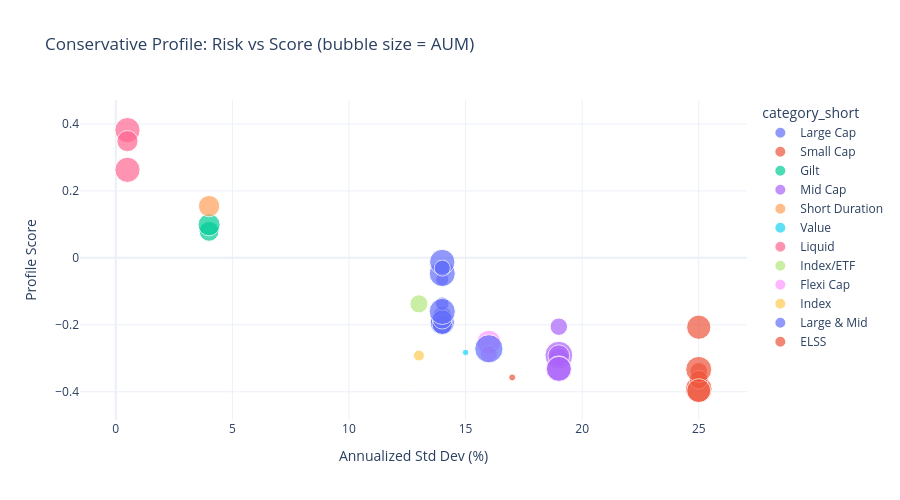
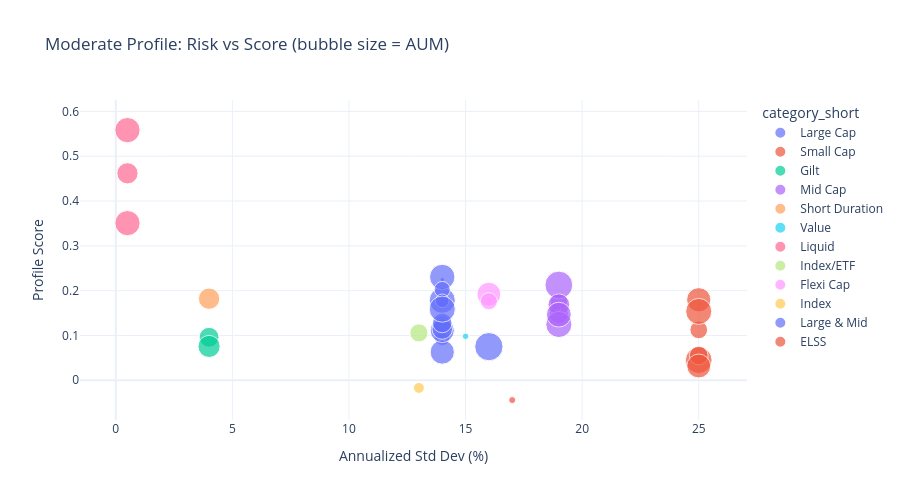
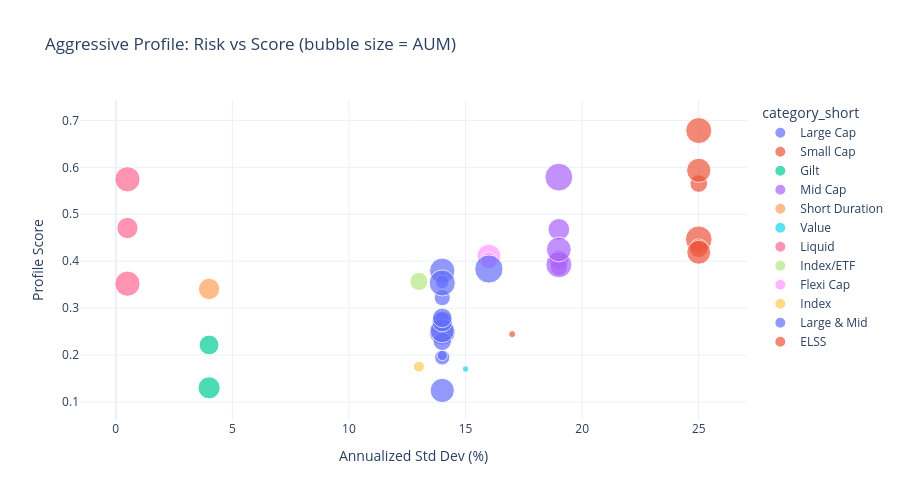

Notebook code cell kept with these figures, in order:
### Markdown cell above
#### Fund Recommender Key Insight

> **Aggressive profile favors Small Cap funds with high Sortino ratios.**  
> The Sortino ratio (which penalizes only downside volatility) better differentiates high-risk funds than Sharpe alone. Conservative profiles consistently favor Large Cap and Debt funds with low expense ratios, while the Moderate profile selects balanced funds with superior risk-adjusted returns across market cycles.

### Code cell
# ==================== Interactive Recommender (Plotly) ====================
if PLOTLY_AVAILABLE:
    # Prepare a long-form DataFrame for interactive scatter
    plot_df = score_df.copy()
    plot_df['category_short'] = plot_df['category'].apply(lambda x: x if len(x) < 15 else x[:12])

    for profile_name in profiles:
        fig = px.scatter(
            plot_df,
            x='std_dev_ann_pct',
            y=f'score_{profile_name}',
            size='aum_crore',
            color='category_short',
            hover_data=['scheme_name', 'return_3yr_pct', 'sharpe_ratio', 'sortino_ratio'],
            title=f'{profile_name} Profile: Risk vs Score (bubble size = AUM)',
            labels={'std_dev_ann_pct': 'Annualized Std Dev (%)', f'score_{profile_name}': 'Profile Score'},
            template='plotly_white',
            height=500,
        )
        fig.show()
else:
    print("Plotly not available; interactive charts skipped.")

### Figure 1 — Plotly figure (JSON) as saved in the notebook; plotly's stock layout.template omitted (floating-point values rounded to 4 significant figures)
{"data": [{"customdata": [["SBI Bluechip Fund - Regular Plan - Growth", 12.36, 0.88, 1.29], ["SBI Bluechip Fund - Direct Plan - Growth", 11.3, 0.81, 1.29], ["HDFC Top 100 Fund - Regular Plan - Growth", 14.84, 1.06, 1.7], ["HDFC Top 100 Fund - Direct Plan - Growth", 13.38, 0.96, 1.45], ["ICICI Pru Bluechip Fund - Regular - Growth", 11.54, 0.82, 1.12], ["ICICI Pru Bluechip Fund - Direct - Growth", 14.41, 1.03, 1.27], ["Nippon India Large Cap Fund - Regular - Growth", 14.0, 1.0, 1.68], ["Nippon India Large Cap Fund - Direct - Growth", 12.33, 0.88, 1.48], ["Kotak Bluechip Fund - Regular - Growth", 12.25, 0.87, 1.34], ["Axis Bluechip Fund - Regular - Growth", 11.84, 0.85, 1.25], ["Axis Bluechip Fund - Direct - Growth", 12.14, 0.87, 1.54], ["ABSL Frontline Equity Fund - Regular - Growth", 13.78, 0.98, 1.25], ["Mirae Asset Large Cap Fund - Regular - Growth", 14.81, 1.06, 1.66], ["DSP Top 100 Equity Fund - Regular - Growth", 12.82, 0.92, 1.63]], "hovertemplate": "category_short=Large Cap<br>Annualized Std Dev (%)=%{x}<br>Profile Score=%{y}<br>aum_crore=%{marker.size}<br>scheme_name=%{customdata[0]}<br>return_3yr_pct=%{customdata[1]}<br>sharpe_ratio=%{customdata[2]}<br>sortino_ratio=%{customdata[3]}<extra></extra>", "legendgroup": "Large Cap", "marker": {"color": "#636efa", "size": [14288, 1231, 6434, 10611, 36022, 41553, 20909, 39475, 35585, 25803, 15866, 23500, 11361, 41828], "sizemode": "area", "sizeref": 122.6, "symbol": "circle"}, "mode": "markers", "name": "Large Cap", "orientation": "v", "showlegend": true, "type": "scatter", "x": [14.0, 14.0, 14.0, 14.0, 14.0, 14.0, 14.0, 14.0, 14.0, 14.0, 14.0, 14.0, 14.0, 14.0], "xaxis": "x", "y": [-0.1936, -0.0091, -0.1851, -0.0646, -0.1945, -0.0471, -0.172, -0.0123, -0.1923, -0.1984, -0.0305, -0.1834, -0.1369, -0.16], "yaxis": "y"}, {"customdata": [["SBI Small Cap Fund - Regular Plan - Growth", 23.39, 0.94, 1.35], ["SBI Small Cap Fund - Direct Plan - Growth", 23.14, 0.93, 1.67], ["Nippon India Small Cap Fund - Regular - Growth", 20.15, 0.81, 1.14], ["Axis Small Cap Fund - Regular - Growth", 20.98, 0.84, 1.4], ["ABSL Small Cap Fund - Regular - Growth", 22.38, 0.9, 1.47], ["DSP Small Cap Fund - Regular - Growth", 20.08, 0.8, 1.23]], "hovertemplate": "category_short=Small Cap<br>Annualized Std Dev (%)=%{x}<br>Profile Score=%{y}<br>aum_crore=%{marker.size}<br>scheme_name=%{customdata[0]}<br>return_3yr_pct=%{customdata[1]}<br>sharpe_ratio=%{customdata[2]}<br>sortino_ratio=%{customdata[3]}<extra></extra>", "legendgroup": "Small Cap", "marker": {"color": "#EF553B", "size": [19259, 36061, 43630, 21545, 41613, 35124], "sizemode": "area", "sizeref": 122.6, "symbol": "circle"}, "mode": "markers", "name": "Small Cap", "orientation": "v", "showlegend": true, "type": "scatter", "x": [25.0, 25.0, 25.0, 25.0, 25.0, 25.0], "xaxis": "x", "y": [-0.339, -0.2072, -0.3915, -0.3639, -0.3332, -0.3965], "yaxis": "y"}, {"customdata": [["SBI Magnum Gilt Fund - Regular Plan - Growth", 6.07, 1.52, 2.11], ["Nippon India Gilt Securities Fund - Regular - Growth", 5.31, 1.33, 2.38]], "hovertemplate": "category_short=Gilt<br>Annualized Std Dev (%)=%{x}<br>Profile Score=%{y}<br>aum_crore=%{marker.size}<br>scheme_name=%{customdata[0]}<br>return_3yr_pct=%{customdata[1]}<br>sharpe_ratio=%{customdata[2]}<br>sortino_ratio=%{customdata[3]}<extra></extra>", "legendgroup": "Gilt", "marker": {"color": "#00cc96", "size": [24101, 30030], "sizemode": "area", "sizeref": 122.6, "symbol": "circle"}, "mode": "markers", "name": "Gilt", "orientation": "v", "showlegend": true, "type": "scatter", "x": [4.0, 4.0], "xaxis": "x", "y": [0.0791, 0.0988], "yaxis": "y"}, {"customdata": [["HDFC Mid-Cap Opportunities Fund - Regular - Growth", 16.58, 0.87, 1.44], ["HDFC Mid-Cap Opportunities Fund - Direct - Growth", 15.29, 0.8, 1.38], ["ICICI Pru Midcap Fund - Regular - Growth", 18.08, 0.95, 1.45], ["Kotak Emerging Equity Fund - Regular - Growth", 18.23, 0.96, 1.27], ["Axis Midcap Fund - Regular - Growth", 15.18, 0.8, 1.18], ["UTI Mid Cap Fund - Regular - Growth", 15.61, 0.82, 1.21], ["DSP Midcap Fund - Regular - Growth", 17.16, 0.9, 1.5]], "hovertemplate": "category_short=Mid Cap<br>Annualized Std Dev (%)=%{x}<br>Profile Score=%{y}<br>aum_crore=%{marker.size}<br>scheme_name=%{customdata[0]}<br>return_3yr_pct=%{customdata[1]}<br>sharpe_ratio=%{customdata[2]}<br>sortino_ratio=%{customdata[3]}<extra></extra>", "legendgroup": "Mid Cap", "marker": {"color": "#ab63fa", "size": [23185, 18792, 979, 47469, 28996, 41728, 37835], "sizemode": "area", "sizeref": 122.6, "symbol": "circle"}, "mode": "markers", "name": "Mid Cap", "orientation": "v", "showlegend": true, "type": "scatter", "x": [19.0, 19.0, 19.0, 19.0, 19.0, 19.0, 19.0], "xaxis": "x", "y": [-0.2996, -0.2055, -0.2883, -0.2907, -0.2922, -0.3316, -0.3314], "yaxis": "y"}, {"customdata": [["HDFC Short Term Debt Fund - Regular - Growth", 7.37, 1.84, 2.79]], "hovertemplate": "category_short=Short Duration<br>Annualized Std Dev (%)=%{x}<br>Profile Score=%{y}<br>aum_crore=%{marker.size}<br>scheme_name=%{customdata[0]}<br>return_3yr_pct=%{customdata[1]}<br>sharpe_ratio=%{customdata[2]}<br>sortino_ratio=%{customdata[3]}<extra></extra>", "legendgroup": "Short Duration", "marker": {"color": "#FFA15A", "size": [27953], "sizemode": "area", "sizeref": 122.6, "symbol": "circle"}, "mode": "markers", "name": "Short Duration", "orientation": "v", "showlegend": true, "type": "scatter", "x": [4.0], "xaxis": "x", "y": [0.1546], "yaxis": "y"}, {"customdata": [["ICICI Pru Value Discovery Fund - Regular - Growth", 14.76, 0.98, 1.5]], "hovertemplate": "category_short=Value<br>Annualized Std Dev (%)=%{x}<br>Profile Score=%{y}<br>aum_crore=%{marker.size}<br>scheme_name=%{customdata[0]}<br>return_3yr_pct=%{customdata[1]}<br>sharpe_ratio=%{customdata[2]}<br>sortino_ratio=%{customdata[3]}<extra></extra>", "legendgroup": "Value", "marker": {"color": "#19d3f3", "size": [2571], "sizemode": "area", "sizeref": 122.6, "symbol": "circle"}, "mode": "markers", "name": "Value", "orientation": "v", "showlegend": true, "type": "scatter", "x": [15.0], "xaxis": "x", "y": [-0.2824], "yaxis": "y"}, {"customdata": [["ICICI Pru Liquid Fund - Regular - Growth", 7.68, 7.68, 10.37], ["Kotak Liquid Fund - Regular - Growth", 6.18, 6.18, 9.7], ["ABSL Liquid Fund - Regular - Growth", 5.14, 5.14, 8.76]], "hovertemplate": "category_short=Liquid<br>Annualized Std Dev (%)=%{x}<br>Profile Score=%{y}<br>aum_crore=%{marker.size}<br>scheme_name=%{customdata[0]}<br>return_3yr_pct=%{customdata[1]}<br>sharpe_ratio=%{customdata[2]}<br>sortino_ratio=%{customdata[3]}<extra></extra>", "legendgroup": "Liquid", "marker": {"color": "#FF6692", "size": [39116, 27623, 38995], "sizemode": "area", "sizeref": 122.6, "symbol": "circle"}, "mode": "markers", "name": "Liquid", "orientation": "v", "showlegend": true, "type": "scatter", "x": [0.5, 0.5, 0.5], "xaxis": "x", "y": [0.3815, 0.3487, 0.263], "yaxis": "y"}, {"customdata": [["Nippon India ETF Nifty 50 BeES", 11.77, 0.91, 1.24]], "hovertemplate": "category_short=Index/ETF<br>Annualized Std Dev (%)=%{x}<br>Profile Score=%{y}<br>aum_crore=%{marker.size}<br>scheme_name=%{customdata[0]}<br>return_3yr_pct=%{customdata[1]}<br>sharpe_ratio=%{customdata[2]}<br>sortino_ratio=%{customdata[3]}<extra></extra>", "legendgroup": "Index/ETF", "marker": {"color": "#B6E880", "size": [20284], "sizemode": "area", "sizeref": 122.6, "symbol": "circle"}, "mode": "markers", "name": "Index/ETF", "orientation": "v", "showlegend": true, "type": "scatter", "x": [13.0], "xaxis": "x", "y": [-0.1374], "yaxis": "y"}, {"customdata": [["Kotak Flexicap Fund - Regular - Growth", 15.65, 0.98, 1.57], ["UTI Flexi Cap Fund - Regular - Growth", 15.34, 0.96, 1.37]], "hovertemplate": "category_short=Flexi Cap<br>Annualized Std Dev (%)=%{x}<br>Profile Score=%{y}<br>aum_crore=%{marker.size}<br>scheme_name=%{customdata[0]}<br>return_3yr_pct=%{customdata[1]}<br>sharpe_ratio=%{customdata[2]}<br>sortino_ratio=%{customdata[3]}<extra></extra>", "legendgroup": "Flexi Cap", "marker": {"color": "#FF97FF", "size": [35012, 17912], "sizemode": "area", "sizeref": 122.6, "symbol": "circle"}, "mode": "markers", "name": "Flexi Cap", "orientation": "v", "showlegend": true, "type": "scatter", "x": [16.0, 16.0], "xaxis": "x", "y": [-0.2517, -0.2867], "yaxis": "y"}, {"customdata": [["UTI Nifty 50 Index Fund - Regular - Growth", 12.1, 0.93, 1.29]], "hovertemplate": "category_short=Index<br>Annualized Std Dev (%)=%{x}<br>Profile Score=%{y}<br>aum_crore=%{marker.size}<br>scheme_name=%{customdata[0]}<br>return_3yr_pct=%{customdata[1]}<br>sharpe_ratio=%{customdata[2]}<br>sortino_ratio=%{customdata[3]}<extra></extra>", "legendgroup": "Index", "marker": {"color": "#FECB52", "size": [7350], "sizemode": "area", "sizeref": 122.6, "symbol": "circle"}, "mode": "markers", "name": "Index", "orientation": "v", "showlegend": true, "type": "scatter", "x": [13.0], "xaxis": "x", "y": [-0.2917], "yaxis": "y"}, {"customdata": [["Mirae Asset Emerging Bluechip Fund - Regular - Growth", 14.56, 0.91, 1.55]], "hovertemplate": "category_short=Large & Mid <br>Annualized Std Dev (%)=%{x}<br>Profile Score=%{y}<br>aum_crore=%{marker.size}<br>scheme_name=%{customdata[0]}<br>return_3yr_pct=%{customdata[1]}<br>sharpe_ratio=%{customdata[2]}<br>sortino_ratio=%{customdata[3]}<extra></extra>", "legendgroup": "Large & Mid ", "marker": {"color": "#636efa", "size": [49046], "sizemode": "area", "sizeref": 122.6, "symbol": "circle"}, "mode": "markers", "name": "Large & Mid ", "orientation": "v", "showlegend": true, "type": "scatter", "x": [16.0], "xaxis": "x", "y": [-0.2715], "yaxis": "y"}, {"customdata": [["Mirae Asset Tax Saver Fund - Regular - Growth", 13.58, 0.8, 1.03]], "hovertemplate": "category_short=ELSS<br>Annualized Std Dev (%)=%{x}<br>Profile Score=%{y}<br>aum_crore=%{marker.size}<br>scheme_name=%{customdata[0]}<br>return_3yr_pct=%{customdata[1]}<br>sharpe_ratio=%{customdata[2]}<br>sortino_ratio=%{customdata[3]}<extra></extra>", "legendgroup": "ELSS", "marker": {"color": "#EF553B", "size": [2989], "sizemode": "area", "sizeref": 122.6, "symbol": "circle"}, "mode": "markers", "name": "ELSS", "orientation": "v", "showlegend": true, "type": "scatter", "x": [17.0], "xaxis": "x", "y": [-0.3571], "yaxis": "y"}], "layout": {"height": 500, "legend": {"itemsizing": "constant", "title": {"text": "category_short"}, "tracegroupgap": 0}, "title": {"text": "Conservative Profile: Risk vs Score (bubble size = AUM)"}, "xaxis": {"anchor": "y", "domain": [0.0, 1.0], "title": {"text": "Annualized Std Dev (%)"}}, "yaxis": {"anchor": "x", "domain": [0.0, 1.0], "title": {"text": "Profile Score"}}}}

### Figure 2 — Plotly figure (JSON) as saved in the notebook; plotly's stock layout.template omitted (floating-point values rounded to 4 significant figures)
{"data": [{"customdata": [["SBI Bluechip Fund - Regular Plan - Growth", 12.36, 0.88, 1.29], ["SBI Bluechip Fund - Direct Plan - Growth", 11.3, 0.81, 1.29], ["HDFC Top 100 Fund - Regular Plan - Growth", 14.84, 1.06, 1.7], ["HDFC Top 100 Fund - Direct Plan - Growth", 13.38, 0.96, 1.45], ["ICICI Pru Bluechip Fund - Regular - Growth", 11.54, 0.82, 1.12], ["ICICI Pru Bluechip Fund - Direct - Growth", 14.41, 1.03, 1.27], ["Nippon India Large Cap Fund - Regular - Growth", 14.0, 1.0, 1.68], ["Nippon India Large Cap Fund - Direct - Growth", 12.33, 0.88, 1.48], ["Kotak Bluechip Fund - Regular - Growth", 12.25, 0.87, 1.34], ["Axis Bluechip Fund - Regular - Growth", 11.84, 0.85, 1.25], ["Axis Bluechip Fund - Direct - Growth", 12.14, 0.87, 1.54], ["ABSL Frontline Equity Fund - Regular - Growth", 13.78, 0.98, 1.25], ["Mirae Asset Large Cap Fund - Regular - Growth", 14.81, 1.06, 1.66], ["DSP Top 100 Equity Fund - Regular - Growth", 12.82, 0.92, 1.63]], "hovertemplate": "category_short=Large Cap<br>Annualized Std Dev (%)=%{x}<br>Profile Score=%{y}<br>aum_crore=%{marker.size}<br>scheme_name=%{customdata[0]}<br>return_3yr_pct=%{customdata[1]}<br>sharpe_ratio=%{customdata[2]}<br>sortino_ratio=%{customdata[3]}<extra></extra>", "legendgroup": "Large Cap", "marker": {"color": "#636efa", "size": [14288, 1231, 6434, 10611, 36022, 41553, 20909, 39475, 35585, 25803, 15866, 23500, 11361, 41828], "sizemode": "area", "sizeref": 122.6, "symbol": "circle"}, "mode": "markers", "name": "Large Cap", "orientation": "v", "showlegend": true, "type": "scatter", "x": [14.0, 14.0, 14.0, 14.0, 14.0, 14.0, 14.0, 14.0, 14.0, 14.0, 14.0, 14.0, 14.0, 14.0], "xaxis": "x", "y": [0.0947, 0.2243, 0.1054, 0.1784, 0.063, 0.1785, 0.1231, 0.2306, 0.1111, 0.1143, 0.2027, 0.1279, 0.1773, 0.1588], "yaxis": "y"}, {"customdata": [["SBI Small Cap Fund - Regular Plan - Growth", 23.39, 0.94, 1.35], ["SBI Small Cap Fund - Direct Plan - Growth", 23.14, 0.93, 1.67], ["Nippon India Small Cap Fund - Regular - Growth", 20.15, 0.81, 1.14], ["Axis Small Cap Fund - Regular - Growth", 20.98, 0.84, 1.4], ["ABSL Small Cap Fund - Regular - Growth", 22.38, 0.9, 1.47], ["DSP Small Cap Fund - Regular - Growth", 20.08, 0.8, 1.23]], "hovertemplate": "category_short=Small Cap<br>Annualized Std Dev (%)=%{x}<br>Profile Score=%{y}<br>aum_crore=%{marker.size}<br>scheme_name=%{customdata[0]}<br>return_3yr_pct=%{customdata[1]}<br>sharpe_ratio=%{customdata[2]}<br>sortino_ratio=%{customdata[3]}<extra></extra>", "legendgroup": "Small Cap", "marker": {"color": "#EF553B", "size": [19259, 36061, 43630, 21545, 41613, 35124], "sizemode": "area", "sizeref": 122.6, "symbol": "circle"}, "mode": "markers", "name": "Small Cap", "orientation": "v", "showlegend": true, "type": "scatter", "x": [25.0, 25.0, 25.0, 25.0, 25.0, 25.0], "xaxis": "x", "y": [0.1125, 0.1797, 0.0449, 0.0553, 0.1537, 0.0319], "yaxis": "y"}, {"customdata": [["SBI Magnum Gilt Fund - Regular Plan - Growth", 6.07, 1.52, 2.11], ["Nippon India Gilt Securities Fund - Regular - Growth", 5.31, 1.33, 2.38]], "hovertemplate": "category_short=Gilt<br>Annualized Std Dev (%)=%{x}<br>Profile Score=%{y}<br>aum_crore=%{marker.size}<br>scheme_name=%{customdata[0]}<br>return_3yr_pct=%{customdata[1]}<br>sharpe_ratio=%{customdata[2]}<br>sortino_ratio=%{customdata[3]}<extra></extra>", "legendgroup": "Gilt", "marker": {"color": "#00cc96", "size": [24101, 30030], "sizemode": "area", "sizeref": 122.6, "symbol": "circle"}, "mode": "markers", "name": "Gilt", "orientation": "v", "showlegend": true, "type": "scatter", "x": [4.0, 4.0], "xaxis": "x", "y": [0.0961, 0.0756], "yaxis": "y"}, {"customdata": [["HDFC Mid-Cap Opportunities Fund - Regular - Growth", 16.58, 0.87, 1.44], ["HDFC Mid-Cap Opportunities Fund - Direct - Growth", 15.29, 0.8, 1.38], ["ICICI Pru Midcap Fund - Regular - Growth", 18.08, 0.95, 1.45], ["Kotak Emerging Equity Fund - Regular - Growth", 18.23, 0.96, 1.27], ["Axis Midcap Fund - Regular - Growth", 15.18, 0.8, 1.18], ["UTI Mid Cap Fund - Regular - Growth", 15.61, 0.82, 1.21], ["DSP Midcap Fund - Regular - Growth", 17.16, 0.9, 1.5]], "hovertemplate": "category_short=Mid Cap<br>Annualized Std Dev (%)=%{x}<br>Profile Score=%{y}<br>aum_crore=%{marker.size}<br>scheme_name=%{customdata[0]}<br>return_3yr_pct=%{customdata[1]}<br>sharpe_ratio=%{customdata[2]}<br>sortino_ratio=%{customdata[3]}<extra></extra>", "legendgroup": "Mid Cap", "marker": {"color": "#ab63fa", "size": [23185, 18792, 979, 47469, 28996, 41728, 37835], "sizemode": "area", "sizeref": 122.6, "symbol": "circle"}, "mode": "markers", "name": "Mid Cap", "orientation": "v", "showlegend": true, "type": "scatter", "x": [19.0, 19.0, 19.0, 19.0, 19.0, 19.0, 19.0], "xaxis": "x", "y": [0.1487, 0.1757, 0.1616, 0.2126, 0.1687, 0.1245, 0.1465], "yaxis": "y"}, {"customdata": [["HDFC Short Term Debt Fund - Regular - Growth", 7.37, 1.84, 2.79]], "hovertemplate": "category_short=Short Duration<br>Annualized Std Dev (%)=%{x}<br>Profile Score=%{y}<br>aum_crore=%{marker.size}<br>scheme_name=%{customdata[0]}<br>return_3yr_pct=%{customdata[1]}<br>sharpe_ratio=%{customdata[2]}<br>sortino_ratio=%{customdata[3]}<extra></extra>", "legendgroup": "Short Duration", "marker": {"color": "#FFA15A", "size": [27953], "sizemode": "area", "sizeref": 122.6, "symbol": "circle"}, "mode": "markers", "name": "Short Duration", "orientation": "v", "showlegend": true, "type": "scatter", "x": [4.0], "xaxis": "x", "y": [0.1821], "yaxis": "y"}, {"customdata": [["ICICI Pru Value Discovery Fund - Regular - Growth", 14.76, 0.98, 1.5]], "hovertemplate": "category_short=Value<br>Annualized Std Dev (%)=%{x}<br>Profile Score=%{y}<br>aum_crore=%{marker.size}<br>scheme_name=%{customdata[0]}<br>return_3yr_pct=%{customdata[1]}<br>sharpe_ratio=%{customdata[2]}<br>sortino_ratio=%{customdata[3]}<extra></extra>", "legendgroup": "Value", "marker": {"color": "#19d3f3", "size": [2571], "sizemode": "area", "sizeref": 122.6, "symbol": "circle"}, "mode": "markers", "name": "Value", "orientation": "v", "showlegend": true, "type": "scatter", "x": [15.0], "xaxis": "x", "y": [0.0981], "yaxis": "y"}, {"customdata": [["ICICI Pru Liquid Fund - Regular - Growth", 7.68, 7.68, 10.37], ["Kotak Liquid Fund - Regular - Growth", 6.18, 6.18, 9.7], ["ABSL Liquid Fund - Regular - Growth", 5.14, 5.14, 8.76]], "hovertemplate": "category_short=Liquid<br>Annualized Std Dev (%)=%{x}<br>Profile Score=%{y}<br>aum_crore=%{marker.size}<br>scheme_name=%{customdata[0]}<br>return_3yr_pct=%{customdata[1]}<br>sharpe_ratio=%{customdata[2]}<br>sortino_ratio=%{customdata[3]}<extra></extra>", "legendgroup": "Liquid", "marker": {"color": "#FF6692", "size": [39116, 27623, 38995], "sizemode": "area", "sizeref": 122.6, "symbol": "circle"}, "mode": "markers", "name": "Liquid", "orientation": "v", "showlegend": true, "type": "scatter", "x": [0.5, 0.5, 0.5], "xaxis": "x", "y": [0.5583, 0.4619, 0.3507], "yaxis": "y"}, {"customdata": [["Nippon India ETF Nifty 50 BeES", 11.77, 0.91, 1.24]], "hovertemplate": "category_short=Index/ETF<br>Annualized Std Dev (%)=%{x}<br>Profile Score=%{y}<br>aum_crore=%{marker.size}<br>scheme_name=%{customdata[0]}<br>return_3yr_pct=%{customdata[1]}<br>sharpe_ratio=%{customdata[2]}<br>sortino_ratio=%{customdata[3]}<extra></extra>", "legendgroup": "Index/ETF", "marker": {"color": "#B6E880", "size": [20284], "sizemode": "area", "sizeref": 122.6, "symbol": "circle"}, "mode": "markers", "name": "Index/ETF", "orientation": "v", "showlegend": true, "type": "scatter", "x": [13.0], "xaxis": "x", "y": [0.1057], "yaxis": "y"}, {"customdata": [["Kotak Flexicap Fund - Regular - Growth", 15.65, 0.98, 1.57], ["UTI Flexi Cap Fund - Regular - Growth", 15.34, 0.96, 1.37]], "hovertemplate": "category_short=Flexi Cap<br>Annualized Std Dev (%)=%{x}<br>Profile Score=%{y}<br>aum_crore=%{marker.size}<br>scheme_name=%{customdata[0]}<br>return_3yr_pct=%{customdata[1]}<br>sharpe_ratio=%{customdata[2]}<br>sortino_ratio=%{customdata[3]}<extra></extra>", "legendgroup": "Flexi Cap", "marker": {"color": "#FF97FF", "size": [35012, 17912], "sizemode": "area", "sizeref": 122.6, "symbol": "circle"}, "mode": "markers", "name": "Flexi Cap", "orientation": "v", "showlegend": true, "type": "scatter", "x": [16.0, 16.0], "xaxis": "x", "y": [0.1922, 0.1764], "yaxis": "y"}, {"customdata": [["UTI Nifty 50 Index Fund - Regular - Growth", 12.1, 0.93, 1.29]], "hovertemplate": "category_short=Index<br>Annualized Std Dev (%)=%{x}<br>Profile Score=%{y}<br>aum_crore=%{marker.size}<br>scheme_name=%{customdata[0]}<br>return_3yr_pct=%{customdata[1]}<br>sharpe_ratio=%{customdata[2]}<br>sortino_ratio=%{customdata[3]}<extra></extra>", "legendgroup": "Index", "marker": {"color": "#FECB52", "size": [7350], "sizemode": "area", "sizeref": 122.6, "symbol": "circle"}, "mode": "markers", "name": "Index", "orientation": "v", "showlegend": true, "type": "scatter", "x": [13.0], "xaxis": "x", "y": [-0.017], "yaxis": "y"}, {"customdata": [["Mirae Asset Emerging Bluechip Fund - Regular - Growth", 14.56, 0.91, 1.55]], "hovertemplate": "category_short=Large & Mid <br>Annualized Std Dev (%)=%{x}<br>Profile Score=%{y}<br>aum_crore=%{marker.size}<br>scheme_name=%{customdata[0]}<br>return_3yr_pct=%{customdata[1]}<br>sharpe_ratio=%{customdata[2]}<br>sortino_ratio=%{customdata[3]}<extra></extra>", "legendgroup": "Large & Mid ", "marker": {"color": "#636efa", "size": [49046], "sizemode": "area", "sizeref": 122.6, "symbol": "circle"}, "mode": "markers", "name": "Large & Mid ", "orientation": "v", "showlegend": true, "type": "scatter", "x": [16.0], "xaxis": "x", "y": [0.0751], "yaxis": "y"}, {"customdata": [["Mirae Asset Tax Saver Fund - Regular - Growth", 13.58, 0.8, 1.03]], "hovertemplate": "category_short=ELSS<br>Annualized Std Dev (%)=%{x}<br>Profile Score=%{y}<br>aum_crore=%{marker.size}<br>scheme_name=%{customdata[0]}<br>return_3yr_pct=%{customdata[1]}<br>sharpe_ratio=%{customdata[2]}<br>sortino_ratio=%{customdata[3]}<extra></extra>", "legendgroup": "ELSS", "marker": {"color": "#EF553B", "size": [2989], "sizemode": "area", "sizeref": 122.6, "symbol": "circle"}, "mode": "markers", "name": "ELSS", "orientation": "v", "showlegend": true, "type": "scatter", "x": [17.0], "xaxis": "x", "y": [-0.0442], "yaxis": "y"}], "layout": {"height": 500, "legend": {"itemsizing": "constant", "title": {"text": "category_short"}, "tracegroupgap": 0}, "title": {"text": "Moderate Profile: Risk vs Score (bubble size = AUM)"}, "xaxis": {"anchor": "y", "domain": [0.0, 1.0], "title": {"text": "Annualized Std Dev (%)"}}, "yaxis": {"anchor": "x", "domain": [0.0, 1.0], "title": {"text": "Profile Score"}}}}

### Figure 3 — Plotly figure (JSON) as saved in the notebook; plotly's stock layout.template omitted (floating-point values rounded to 4 significant figures)
{"data": [{"customdata": [["SBI Bluechip Fund - Regular Plan - Growth", 12.36, 0.88, 1.29], ["SBI Bluechip Fund - Direct Plan - Growth", 11.3, 0.81, 1.29], ["HDFC Top 100 Fund - Regular Plan - Growth", 14.84, 1.06, 1.7], ["HDFC Top 100 Fund - Direct Plan - Growth", 13.38, 0.96, 1.45], ["ICICI Pru Bluechip Fund - Regular - Growth", 11.54, 0.82, 1.12], ["ICICI Pru Bluechip Fund - Direct - Growth", 14.41, 1.03, 1.27], ["Nippon India Large Cap Fund - Regular - Growth", 14.0, 1.0, 1.68], ["Nippon India Large Cap Fund - Direct - Growth", 12.33, 0.88, 1.48], ["Kotak Bluechip Fund - Regular - Growth", 12.25, 0.87, 1.34], ["Axis Bluechip Fund - Regular - Growth", 11.84, 0.85, 1.25], ["Axis Bluechip Fund - Direct - Growth", 12.14, 0.87, 1.54], ["ABSL Frontline Equity Fund - Regular - Growth", 13.78, 0.98, 1.25], ["Mirae Asset Large Cap Fund - Regular - Growth", 14.81, 1.06, 1.66], ["DSP Top 100 Equity Fund - Regular - Growth", 12.82, 0.92, 1.63]], "hovertemplate": "category_short=Large Cap<br>Annualized Std Dev (%)=%{x}<br>Profile Score=%{y}<br>aum_crore=%{marker.size}<br>scheme_name=%{customdata[0]}<br>return_3yr_pct=%{customdata[1]}<br>sharpe_ratio=%{customdata[2]}<br>sortino_ratio=%{customdata[3]}<extra></extra>", "legendgroup": "Large Cap", "marker": {"color": "#636efa", "size": [14288, 1231, 6434, 10611, 36022, 41553, 20909, 39475, 35585, 25803, 15866, 23500, 11361, 41828], "sizemode": "area", "sizeref": 122.6, "symbol": "circle"}, "mode": "markers", "name": "Large Cap", "orientation": "v", "showlegend": true, "type": "scatter", "x": [14.0, 14.0, 14.0, 14.0, 14.0, 14.0, 14.0, 14.0, 14.0, 14.0, 14.0, 14.0, 14.0, 14.0], "xaxis": "x", "y": [0.1951, 0.3729, 0.1991, 0.2784, 0.1247, 0.2489, 0.2294, 0.3797, 0.2518, 0.2714, 0.3223, 0.2793, 0.356, 0.3537], "yaxis": "y"}, {"customdata": [["SBI Small Cap Fund - Regular Plan - Growth", 23.39, 0.94, 1.35], ["SBI Small Cap Fund - Direct Plan - Growth", 23.14, 0.93, 1.67], ["Nippon India Small Cap Fund - Regular - Growth", 20.15, 0.81, 1.14], ["Axis Small Cap Fund - Regular - Growth", 20.98, 0.84, 1.4], ["ABSL Small Cap Fund - Regular - Growth", 22.38, 0.9, 1.47], ["DSP Small Cap Fund - Regular - Growth", 20.08, 0.8, 1.23]], "hovertemplate": "category_short=Small Cap<br>Annualized Std Dev (%)=%{x}<br>Profile Score=%{y}<br>aum_crore=%{marker.size}<br>scheme_name=%{customdata[0]}<br>return_3yr_pct=%{customdata[1]}<br>sharpe_ratio=%{customdata[2]}<br>sortino_ratio=%{customdata[3]}<extra></extra>", "legendgroup": "Small Cap", "marker": {"color": "#EF553B", "size": [19259, 36061, 43630, 21545, 41613, 35124], "sizemode": "area", "sizeref": 122.6, "symbol": "circle"}, "mode": "markers", "name": "Small Cap", "orientation": "v", "showlegend": true, "type": "scatter", "x": [25.0, 25.0, 25.0, 25.0, 25.0, 25.0], "xaxis": "x", "y": [0.5654, 0.5936, 0.4468, 0.4278, 0.6783, 0.419], "yaxis": "y"}, {"customdata": [["SBI Magnum Gilt Fund - Regular Plan - Growth", 6.07, 1.52, 2.11], ["Nippon India Gilt Securities Fund - Regular - Growth", 5.31, 1.33, 2.38]], "hovertemplate": "category_short=Gilt<br>Annualized Std Dev (%)=%{x}<br>Profile Score=%{y}<br>aum_crore=%{marker.size}<br>scheme_name=%{customdata[0]}<br>return_3yr_pct=%{customdata[1]}<br>sharpe_ratio=%{customdata[2]}<br>sortino_ratio=%{customdata[3]}<extra></extra>", "legendgroup": "Gilt", "marker": {"color": "#00cc96", "size": [24101, 30030], "sizemode": "area", "sizeref": 122.6, "symbol": "circle"}, "mode": "markers", "name": "Gilt", "orientation": "v", "showlegend": true, "type": "scatter", "x": [4.0, 4.0], "xaxis": "x", "y": [0.2216, 0.1303], "yaxis": "y"}, {"customdata": [["HDFC Mid-Cap Opportunities Fund - Regular - Growth", 16.58, 0.87, 1.44], ["HDFC Mid-Cap Opportunities Fund - Direct - Growth", 15.29, 0.8, 1.38], ["ICICI Pru Midcap Fund - Regular - Growth", 18.08, 0.95, 1.45], ["Kotak Emerging Equity Fund - Regular - Growth", 18.23, 0.96, 1.27], ["Axis Midcap Fund - Regular - Growth", 15.18, 0.8, 1.18], ["UTI Mid Cap Fund - Regular - Growth", 15.61, 0.82, 1.21], ["DSP Midcap Fund - Regular - Growth", 17.16, 0.9, 1.5]], "hovertemplate": "category_short=Mid Cap<br>Annualized Std Dev (%)=%{x}<br>Profile Score=%{y}<br>aum_crore=%{marker.size}<br>scheme_name=%{customdata[0]}<br>return_3yr_pct=%{customdata[1]}<br>sharpe_ratio=%{customdata[2]}<br>sortino_ratio=%{customdata[3]}<extra></extra>", "legendgroup": "Mid Cap", "marker": {"color": "#ab63fa", "size": [23185, 18792, 979, 47469, 28996, 41728, 37835], "sizemode": "area", "sizeref": 122.6, "symbol": "circle"}, "mode": "markers", "name": "Mid Cap", "orientation": "v", "showlegend": true, "type": "scatter", "x": [19.0, 19.0, 19.0, 19.0, 19.0, 19.0, 19.0], "xaxis": "x", "y": [0.4034, 0.3874, 0.4149, 0.5791, 0.4678, 0.3924, 0.4251], "yaxis": "y"}, {"customdata": [["HDFC Short Term Debt Fund - Regular - Growth", 7.37, 1.84, 2.79]], "hovertemplate": "category_short=Short Duration<br>Annualized Std Dev (%)=%{x}<br>Profile Score=%{y}<br>aum_crore=%{marker.size}<br>scheme_name=%{customdata[0]}<br>return_3yr_pct=%{customdata[1]}<br>sharpe_ratio=%{customdata[2]}<br>sortino_ratio=%{customdata[3]}<extra></extra>", "legendgroup": "Short Duration", "marker": {"color": "#FFA15A", "size": [27953], "sizemode": "area", "sizeref": 122.6, "symbol": "circle"}, "mode": "markers", "name": "Short Duration", "orientation": "v", "showlegend": true, "type": "scatter", "x": [4.0], "xaxis": "x", "y": [0.3409], "yaxis": "y"}, {"customdata": [["ICICI Pru Value Discovery Fund - Regular - Growth", 14.76, 0.98, 1.5]], "hovertemplate": "category_short=Value<br>Annualized Std Dev (%)=%{x}<br>Profile Score=%{y}<br>aum_crore=%{marker.size}<br>scheme_name=%{customdata[0]}<br>return_3yr_pct=%{customdata[1]}<br>sharpe_ratio=%{customdata[2]}<br>sortino_ratio=%{customdata[3]}<extra></extra>", "legendgroup": "Value", "marker": {"color": "#19d3f3", "size": [2571], "sizemode": "area", "sizeref": 122.6, "symbol": "circle"}, "mode": "markers", "name": "Value", "orientation": "v", "showlegend": true, "type": "scatter", "x": [15.0], "xaxis": "x", "y": [0.1704], "yaxis": "y"}, {"customdata": [["ICICI Pru Liquid Fund - Regular - Growth", 7.68, 7.68, 10.37], ["Kotak Liquid Fund - Regular - Growth", 6.18, 6.18, 9.7], ["ABSL Liquid Fund - Regular - Growth", 5.14, 5.14, 8.76]], "hovertemplate": "category_short=Liquid<br>Annualized Std Dev (%)=%{x}<br>Profile Score=%{y}<br>aum_crore=%{marker.size}<br>scheme_name=%{customdata[0]}<br>return_3yr_pct=%{customdata[1]}<br>sharpe_ratio=%{customdata[2]}<br>sortino_ratio=%{customdata[3]}<extra></extra>", "legendgroup": "Liquid", "marker": {"color": "#FF6692", "size": [39116, 27623, 38995], "sizemode": "area", "sizeref": 122.6, "symbol": "circle"}, "mode": "markers", "name": "Liquid", "orientation": "v", "showlegend": true, "type": "scatter", "x": [0.5, 0.5, 0.5], "xaxis": "x", "y": [0.5745, 0.4707, 0.3521], "yaxis": "y"}, {"customdata": [["Nippon India ETF Nifty 50 BeES", 11.77, 0.91, 1.24]], "hovertemplate": "category_short=Index/ETF<br>Annualized Std Dev (%)=%{x}<br>Profile Score=%{y}<br>aum_crore=%{marker.size}<br>scheme_name=%{customdata[0]}<br>return_3yr_pct=%{customdata[1]}<br>sharpe_ratio=%{customdata[2]}<br>sortino_ratio=%{customdata[3]}<extra></extra>", "legendgroup": "Index/ETF", "marker": {"color": "#B6E880", "size": [20284], "sizemode": "area", "sizeref": 122.6, "symbol": "circle"}, "mode": "markers", "name": "Index/ETF", "orientation": "v", "showlegend": true, "type": "scatter", "x": [13.0], "xaxis": "x", "y": [0.3569], "yaxis": "y"}, {"customdata": [["Kotak Flexicap Fund - Regular - Growth", 15.65, 0.98, 1.57], ["UTI Flexi Cap Fund - Regular - Growth", 15.34, 0.96, 1.37]], "hovertemplate": "category_short=Flexi Cap<br>Annualized Std Dev (%)=%{x}<br>Profile Score=%{y}<br>aum_crore=%{marker.size}<br>scheme_name=%{customdata[0]}<br>return_3yr_pct=%{customdata[1]}<br>sharpe_ratio=%{customdata[2]}<br>sortino_ratio=%{customdata[3]}<extra></extra>", "legendgroup": "Flexi Cap", "marker": {"color": "#FF97FF", "size": [35012, 17912], "sizemode": "area", "sizeref": 122.6, "symbol": "circle"}, "mode": "markers", "name": "Flexi Cap", "orientation": "v", "showlegend": true, "type": "scatter", "x": [16.0, 16.0], "xaxis": "x", "y": [0.4107, 0.4015], "yaxis": "y"}, {"customdata": [["UTI Nifty 50 Index Fund - Regular - Growth", 12.1, 0.93, 1.29]], "hovertemplate": "category_short=Index<br>Annualized Std Dev (%)=%{x}<br>Profile Score=%{y}<br>aum_crore=%{marker.size}<br>scheme_name=%{customdata[0]}<br>return_3yr_pct=%{customdata[1]}<br>sharpe_ratio=%{customdata[2]}<br>sortino_ratio=%{customdata[3]}<extra></extra>", "legendgroup": "Index", "marker": {"color": "#FECB52", "size": [7350], "sizemode": "area", "sizeref": 122.6, "symbol": "circle"}, "mode": "markers", "name": "Index", "orientation": "v", "showlegend": true, "type": "scatter", "x": [13.0], "xaxis": "x", "y": [0.1755], "yaxis": "y"}, {"customdata": [["Mirae Asset Emerging Bluechip Fund - Regular - Growth", 14.56, 0.91, 1.55]], "hovertemplate": "category_short=Large & Mid <br>Annualized Std Dev (%)=%{x}<br>Profile Score=%{y}<br>aum_crore=%{marker.size}<br>scheme_name=%{customdata[0]}<br>return_3yr_pct=%{customdata[1]}<br>sharpe_ratio=%{customdata[2]}<br>sortino_ratio=%{customdata[3]}<extra></extra>", "legendgroup": "Large & Mid ", "marker": {"color": "#636efa", "size": [49046], "sizemode": "area", "sizeref": 122.6, "symbol": "circle"}, "mode": "markers", "name": "Large & Mid ", "orientation": "v", "showlegend": true, "type": "scatter", "x": [16.0], "xaxis": "x", "y": [0.3834], "yaxis": "y"}, {"customdata": [["Mirae Asset Tax Saver Fund - Regular - Growth", 13.58, 0.8, 1.03]], "hovertemplate": "category_short=ELSS<br>Annualized Std Dev (%)=%{x}<br>Profile Score=%{y}<br>aum_crore=%{marker.size}<br>scheme_name=%{customdata[0]}<br>return_3yr_pct=%{customdata[1]}<br>sharpe_ratio=%{customdata[2]}<br>sortino_ratio=%{customdata[3]}<extra></extra>", "legendgroup": "ELSS", "marker": {"color": "#EF553B", "size": [2989], "sizemode": "area", "sizeref": 122.6, "symbol": "circle"}, "mode": "markers", "name": "ELSS", "orientation": "v", "showlegend": true, "type": "scatter", "x": [17.0], "xaxis": "x", "y": [0.2447], "yaxis": "y"}], "layout": {"height": 500, "legend": {"itemsizing": "constant", "title": {"text": "category_short"}, "tracegroupgap": 0}, "title": {"text": "Aggressive Profile: Risk vs Score (bubble size = AUM)"}, "xaxis": {"anchor": "y", "domain": [0.0, 1.0], "title": {"text": "Annualized Std Dev (%)"}}, "yaxis": {"anchor": "x", "domain": [0.0, 1.0], "title": {"text": "Profile Score"}}}}
